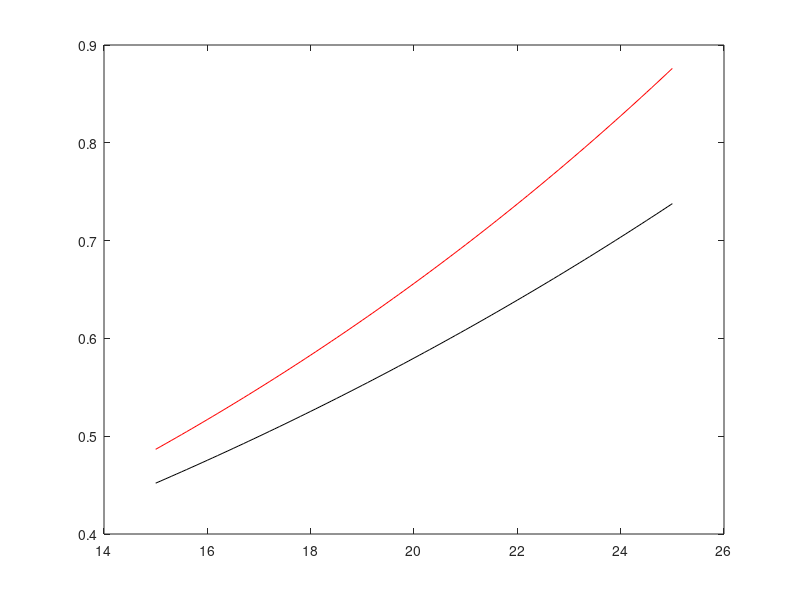
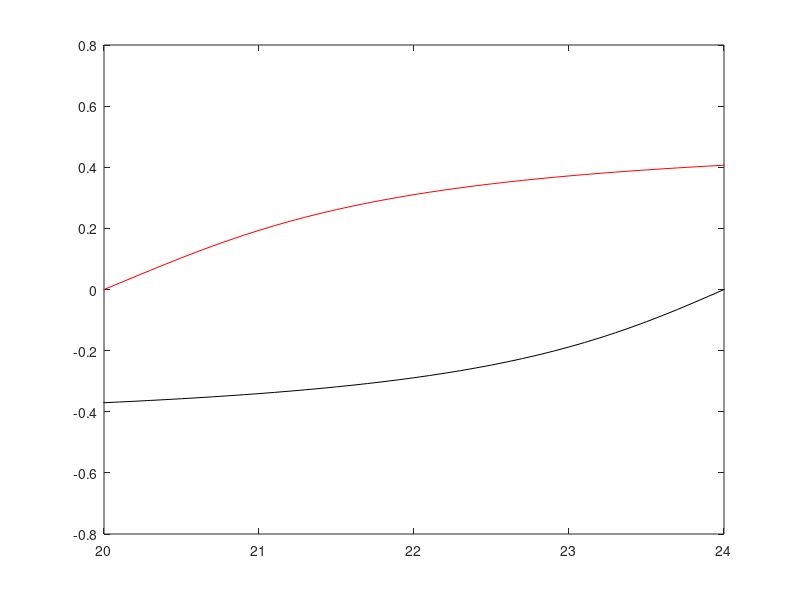

These charts were generated, in order, by the following MATLAB code:
clear all
Ea=[35000 42000]; % J/mol %an icrease of temperature leads to increase of dissolution and decrase of precipitation
A=[1.0e6 2e7]; % called the frequency factor:
Rg=8.314; %J/mol K  % This is relate to Activation energy Ea  
kv=273.15; %Kevin number
pix=4.0*atan(1.0);
Ceq=[24.0 20.0];

con= 15:0.1:25;
tempr=15:0.1:25;
% tempr=20;
% con= 21;

n=1;
k_C1= A(n).*exp(-Ea(n)./Rg./(tempr+kv));
m_alpha1 =(1/pix)*atan(k_C1.*(con-Ceq(n)));

n=2;
k_C2= A(n).*exp(-Ea(n)./Rg./(tempr+kv));
m_alpha2 =(1/pix)*atan(k_C2.*(con-Ceq(n)));

figure
plot(tempr, k_C1, '-k')
hold on
plot(tempr, k_C2, '-r')


figure
plot(con, m_alpha1, '-k')
hold on
plot(con, m_alpha2, '-r')


xlim([20 24])

% figure
% t=-10:0.001:-1;
% E=exp(t);
% plot(t,E)
